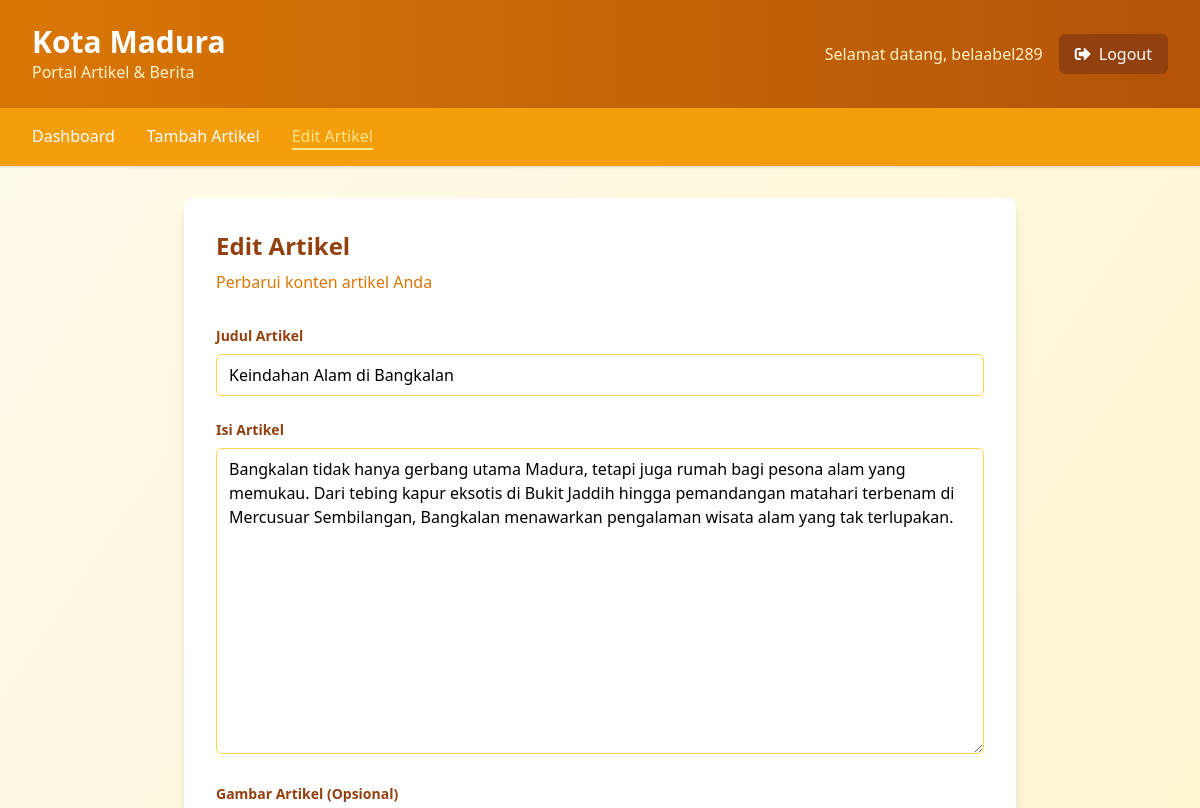
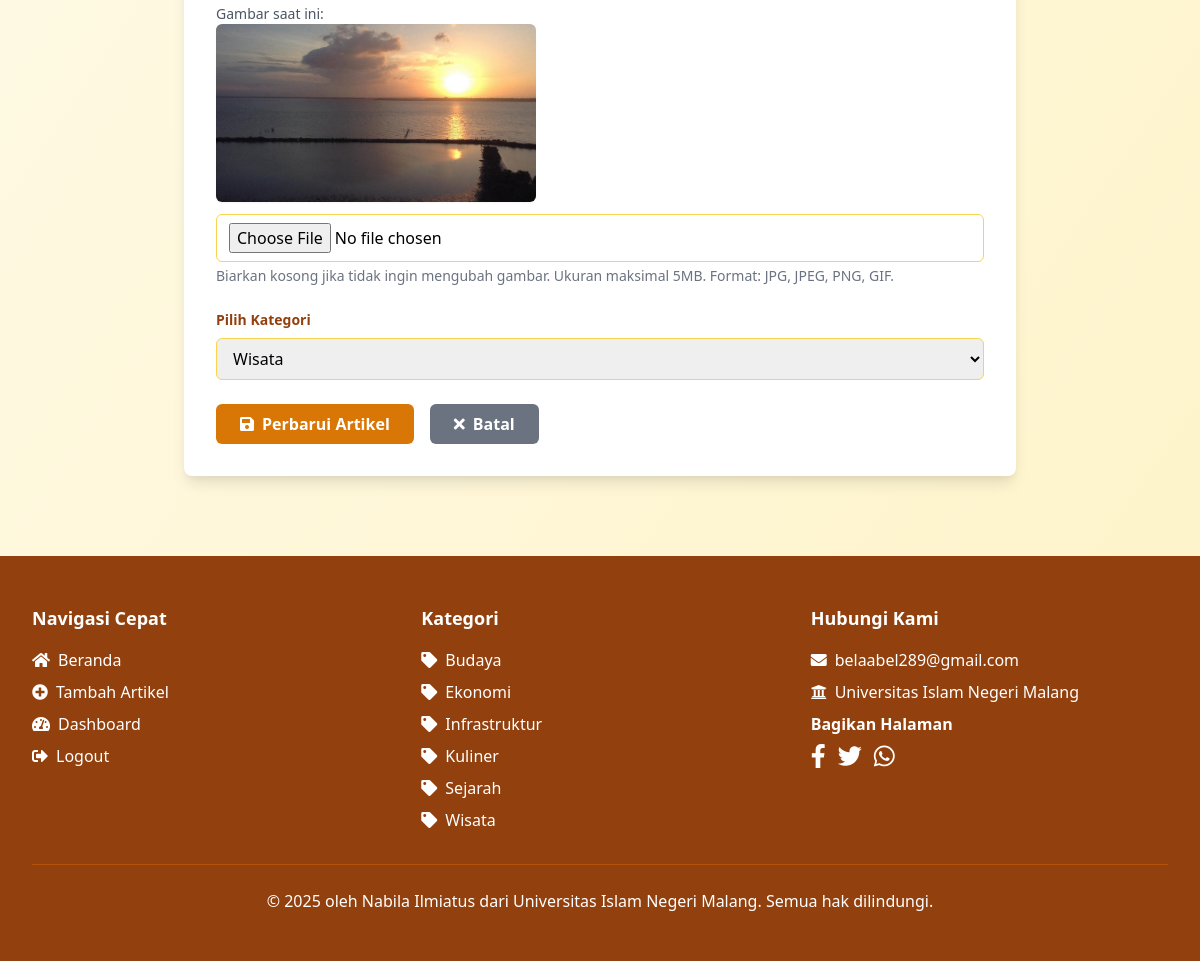
Page /edit_artikel.php?id=1 (signed in) on the committed database (2 pictures, top to bottom).
### tables this page shows
CREATE TABLE `artikel` (
  `id` int unsigned NOT NULL AUTO_INCREMENT,
  `tanggal` date NOT NULL,
  `judul` varchar(255) NOT NULL,
  `isi` text NOT NULL,
  `gambar` varchar(255) DEFAULT NULL,
  PRIMARY KEY (`id`),
  KEY `idx_tanggal` (`tanggal`),
  FULLTEXT KEY `idx_judul_isi` (`judul`,`isi`)
);

CREATE TABLE `artikel_kategori` (
  `id_artikel` int unsigned NOT NULL,
  `id_kategori` int unsigned NOT NULL,
  PRIMARY KEY (`id_artikel`,`id_kategori`),
  KEY `idx_artikel` (`id_artikel`),
  KEY `idx_kategori` (`id_kategori`),
  CONSTRAINT `artikel_kategori_ibfk_1` FOREIGN KEY (`id_artikel`) REFERENCES `artikel` (`id`) ON DELETE CASCADE,
  CONSTRAINT `artikel_kategori_ibfk_2` FOREIGN KEY (`id_kategori`) REFERENCES `kategori` (`id`) ON DELETE CASCADE
);

CREATE TABLE `kategori` (
  `id` int unsigned NOT NULL AUTO_INCREMENT,
  `nama` varchar(100) NOT NULL,
  `deskripsi` text,
  PRIMARY KEY (`id`),
  UNIQUE KEY `uk_nama_kategori` (`nama`)
);

### edit_artikel.php (the view, shortened to what this page needs)
<?php
require_once 'koneksi.php';
$artikel = null;
$kategori_terpilih_id = 0;
$all_categories = [];
$penulis_id = $_SESSION['penulis_id'];
$artikel_id = isset($_GET['id']) ? (int)$_GET['id'] : 0;
try {
    $stmt_kategori = $pdo->prepare("SELECT id, nama FROM kategori ORDER BY nama ASC");
    $stmt_kategori->execute();
    $all_categories = $stmt_kategori->fetchAll(PDO::FETCH_ASSOC);
} catch (PDOException $e) {
    $error = 'Terjadi kesalahan saat mengambil daftar kategori!';
}
if ($artikel_id > 0) {
    try {
        $stmt = $pdo->prepare("
            SELECT
                a.*,
                ap.id_penulis,
                ak.id_kategori
            FROM artikel a
            JOIN artikel_penulis ap ON a.id = ap.id_artikel  -- Koreksi nama kolom
            LEFT JOIN artikel_kategori ak ON a.id = ak.id_artikel -- Ambil kategori terkait (LEFT JOIN karena mungkin belum ada kategori)
            WHERE a.id = :artikel_id AND ap.id_penulis = :penulis_id
        ");
        $stmt->bindParam(':artikel_id', $artikel_id, PDO::PARAM_INT);
        $stmt->bindParam(':penulis_id', $penulis_id, PDO::PARAM_INT);
        $stmt->execute();
        $artikel = $stmt->fetch(PDO::FETCH_ASSOC);
        if (isset($artikel['id_kategori'])) {
            $kategori_terpilih_id = (int)$artikel['id_kategori'];
        }
    } catch (PDOException $e) {
        $error = 'Terjadi kesalahan saat mengambil data artikel!';
        $artikel = null;
    }
} else {
    header('Location: index.php');
    exit("ID artikel tidak valid.");
}
?>
<!DOCTYPE html>
<html lang="id">
<head>
    <link rel="stylesheet" href="https://cdn.jsdelivr.net/npm/tailwindcss@2.2.19/dist/tailwind.min.css">
    <link rel="stylesheet" href="https://cdnjs.cloudflare.com/ajax/libs/font-awesome/5.15.4/css/all.min.css">
</head>
<body class="bg-gradient-to-br from-yellow-50 to-yellow-100 min-h-screen">
    <header class="bg-gradient-to-r from-yellow-600 to-yellow-700 shadow-lg">
        <div class="max-w-7xl mx-auto px-4 sm:px-6 lg:px-8">
            <div class="flex justify-between items-center py-6">
                <div>
                    <h1 class="text-3xl font-bold text-white">Kota Madura</h1>
                    <p class="text-yellow-100">Portal Artikel & Berita</p>
                </div>
                <div class="flex items-center space-x-4">
                    <span class="text-yellow-100">Selamat datang, <?php echo htmlspecialchars($_SESSION['penulis_nama']); ?></span>
                    <a href="index.php?logout=1" class="bg-yellow-800 hover:bg-yellow-900 text-white px-4 py-2 rounded-md transition duration-300 flex items-center">
                        <i class="fas fa-sign-out-alt mr-2"></i> Logout
                    </a>
                </div>
            </div>
        </div>
    </header>
    <nav class="bg-yellow-500 shadow">
        <div class="max-w-7xl mx-auto px-4 sm:px-6 lg:px-8">
            <div class="flex space-x-8 py-4">
                <a href="index.php" class="text-white font-medium hover:text-yellow-200 transition duration-300">Dashboard</a>
                <a href="tambah_artikel.php" class="text-white font-medium hover:text-yellow-200 transition duration-300">Tambah Artikel</a>
                <span class="text-yellow-200 font-medium border-b-2 border-yellow-200">Edit Artikel</span>
            </div>
        </div>
    </nav>
    <main class="max-w-4xl mx-auto px-4 sm:px-6 lg:px-8 py-8">
        <div class="bg-white rounded-lg shadow-lg p-8">
            <div class="mb-8">
                <h2 class="text-2xl font-bold text-yellow-800 mb-2">Edit Artikel</h2>
                <p class="text-yellow-600">Perbarui konten artikel Anda</p>
            </div>
            <?php if ($artikel): ?>
                <form method="POST" action="" enctype="multipart/form-data">
                    <div class="mb-6">
                        <label for="judul" class="block text-yellow-800 text-sm font-bold mb-2">Judul Artikel</label>
                        <input type="text" id="judul" name="judul" required
                               class="w-full px-3 py-2 border border-yellow-300 rounded-md focus:outline-none focus:ring-2 focus:ring-yellow-500 focus:border-transparent"
                               placeholder="Masukkan judul artikel yang menarik..."
                               value="<?php echo htmlspecialchars($artikel['judul']); ?>">
                    </div>
                    <div class="mb-6">
                        <label for="isi" class="block text-yellow-800 text-sm font-bold mb-2">Isi Artikel</label>
                        <textarea id="isi" name="isi" rows="12" required
                                  class="w-full px-3 py-2 border border-yellow-300 rounded-md focus:outline-none focus:ring-2 focus:ring-yellow-500 focus:border-transparent resize-vertical"
                                  placeholder="Tulis konten artikel di sini..."><?php echo htmlspecialchars($artikel['isi']); ?></textarea>
                    </div>
                    <div class="mb-6">
                        <label for="gambar" class="block text-yellow-800 text-sm font-bold mb-2">Gambar Artikel (Opsional)</label>
                        <?php if (!empty($artikel['gambar'])): ?>
                            <div class="mb-3">
                                <p class="text-gray-600 text-sm">Gambar saat ini:</p>
                                <img src="assets/image/<?php echo htmlspecialchars($artikel['gambar']); ?>" alt="Gambar Artikel" class="max-w-xs h-auto rounded-md shadow-sm">
                            </div>
                        <?php endif; ?>
                        <input type="file" id="gambar" name="gambar"
                               class="w-full px-3 py-2 border border-yellow-300 rounded-md focus:outline-none focus:ring-2 focus:ring-yellow-500 focus:border-transparent">
                        <p class="text-gray-500 text-sm mt-1">Biarkan kosong jika tidak ingin mengubah gambar. Ukuran maksimal 5MB. Format: JPG, JPEG, PNG, GIF.</p>
                    </div>
                    <div class="mb-6">
                        <label for="kategori_id" class="block text-yellow-800 text-sm font-bold mb-2">Pilih Kategori</label>
                        <select id="kategori_id" name="kategori_id" required
                                class="w-full px-3 py-2 border border-yellow-300 rounded-md focus:outline-none focus:ring-2 focus:ring-yellow-500 focus:border-transparent">
                            <?php
                            $current_selected_category_id = isset($_POST['kategori_id']) ? (int)$_POST['kategori_id'] : $kategori_terpilih_id;
                            ?>
                            <?php foreach ($all_categories as $category): ?>
                                <option value="<?php echo $category['id']; ?>"
                                    <?php echo ($category['id'] == $current_selected_category_id) ? 'selected' : ''; ?>>
                                    <?php echo htmlspecialchars($category['nama']); ?>
                                </option>
                            <?php endforeach; ?>
                        </select>
                    </div>
                    <div class="flex space-x-4">
                        <button type="submit"
                                class="bg-yellow-600 hover:bg-yellow-700 text-white font-bold py-2 px-6 rounded-md transition duration-300 flex items-center">
                            <i class="fas fa-save mr-2"></i> Perbarui Artikel
                        </button>
                        <a href="index.php"
                           class="bg-gray-500 hover:bg-gray-600 text-white font-bold py-2 px-6 rounded-md transition duration-300 inline-block flex items-center">
                            <i class="fas fa-times mr-2"></i> Batal
                        </a>
                    </div>
                </form>
            <?php else: ?>
                <p class="text-red-700">Gagal memuat artikel untuk diedit. Pastikan ID artikel valid dan Anda memiliki izin untuk mengeditnya.</p>
            <?php endif; ?>
        </div>
    </main>
    <?php echo generateFooter($all_categories, true); ?>
</body>
</html>

### koneksi.php (shortened to what this page needs)
<?php
function generateFooter($categoryList = [], $isLoggedIn = false) {
    $shareScript = '
    <script>
        function shareOnFacebook() {
            const url = encodeURIComponent(window.location.href);
            window.open(`https://www.facebook.com/sharer/sharer.php?u=${url}`, "_blank");
        }
        function shareOnTwitter() {
            const url = encodeURIComponent(window.location.href);
            const text = encodeURIComponent(document.title);
            window.open(`https://twitter.com/intent/tweet?url=${url}&text=${text}`, "_blank");
        }
        function shareOnWhatsApp() {
            const url = encodeURIComponent(window.location.href);
            const text = encodeURIComponent(document.title);
            window.open(`https://wa.me/?text=${text} ${url}`, "_blank");
        }
    </script>
    ';
    $quickNavLinks = $isLoggedIn ? [
        ['url' => 'index.php', 'icon' => 'home', 'label' => 'Beranda'],
        ['url' => 'tambah_artikel.php', 'icon' => 'plus-circle', 'label' => 'Tambah Artikel'],
        ['url' => 'dashboard.php', 'icon' => 'tachometer-alt', 'label' => 'Dashboard'],
        ['url' => '?logout=1', 'icon' => 'sign-out-alt', 'label' => 'Logout']
    ] : [
        ['url' => 'index.php', 'icon' => 'home', 'label' => 'Beranda'],
        ['url' => 'login.php', 'icon' => 'sign-in-alt', 'label' => 'Login'],
        ['url' => 'register.php', 'icon' => 'user-plus', 'label' => 'Daftar']
    ];
    $footer = '
    <footer class="bg-yellow-800 text-white mt-12">
        <div class="max-w-7xl mx-auto px-4 sm:px-6 lg:px-8 py-12">
            <div class="grid grid-cols-1 md:grid-cols-3 gap-8">
                <div>
                    <h4 class="text-lg font-bold mb-4">Navigasi Cepat</h4>
                    <ul class="space-y-2">';
    foreach ($quickNavLinks as $link) {
        $footer .= '
                        <li>
                            <a href="' . $link['url'] . '" class="hover:text-yellow-200 transition duration-300">
                                <i class="fas fa-' . $link['icon'] . ' mr-2"></i>' . $link['label'] . '
                            </a>
                        </li>';
    }
    $footer .= '
                    </ul>
                </div>
                <div>
                    <h4 class="text-lg font-bold mb-4">Kategori</h4>
                    <ul class="space-y-2">';
    if (!empty($categoryList)) {
        foreach ($categoryList as $category) {
            $footer .= '
                        <li>
                            <a href="index.php?kategori_id=' . $category['id'] . '"
                               class="hover:text-yellow-200 transition duration-300">
                                <i class="fas fa-tag mr-2"></i>' . htmlspecialchars($category['nama']) . '
                            </a>
                        </li>';
        }
    }
    $footer .= '
                    </ul>
                </div>
                <div>
                    <h4 class="text-lg font-bold mb-4">Hubungi Kami</h4>
                    <div class="space-y-2">
                        <p><i class="fas fa-envelope mr-2"></i>belaabel289@gmail.com</p>
                        <p><i class="fas fa-university mr-2"></i>Universitas Islam Negeri Malang</p>
                        <div class="mt-4">
                            <h5 class="font-semibold mb-2">Bagikan Halaman</h5>
                            <div class="flex space-x-3">
                                <a href="#" onclick="shareOnFacebook()" class="text-white hover:text-yellow-200">
                                    <i class="fab fa-facebook-f text-2xl"></i>
                                </a>
                                <a href="#" onclick="shareOnTwitter()" class="text-white hover:text-yellow-200">
                                    <i class="fab fa-twitter text-2xl"></i>
                                </a>
                                <a href="#" onclick="shareOnWhatsApp()" class="text-white hover:text-yellow-200">
                                    <i class="fab fa-whatsapp text-2xl"></i>
                                </a>
                            </div>
                        </div>
                    </div>
                </div>
            </div>
            <div class="border-t border-yellow-700 mt-8 pt-6 text-center">
                <p>&copy; 2025 oleh Nabila Ilmiatus dari Universitas Islam Negeri Malang. Semua hak dilindungi.</p>
            </div>
        </div>
    </footer>
    ' . $shareScript . '
    ';
    return $footer;
}
?>

### rows in the picture
artikel: judul "Keindahan Alam di Bangkalan", isi "Bangkalan tidak hanya gerbang utama Madura, tetapi juga rumah bagi pesona alam yang memukau. Dari tebing kapur eksotis di Bukit Jaddih hingga pemandangan matahari terbenam di Mercusuar Sembilangan, Bangkalan menawarkan pengalaman wisata alam yang tak terlupakan.", gambar (picture)
artikel_kategori: kategori_id "Wisata"
kategori: nama "Budaya"
kategori: nama "Ekonomi"
kategori: nama "Infrastruktur"
kategori: nama "Kuliner"
kategori: nama "Sejarah"
kategori: nama "Wisata"

### other values in the picture
$_SESSION['penulis_nama'] "belaabel289"
$link['label'] "Beranda"
$link['label'] "Tambah Artikel"
$link['label'] "Dashboard"
$link['label'] "Logout"
